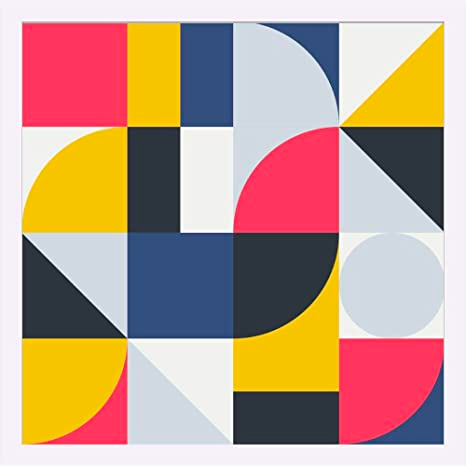
#> input picture images/abs.png, 466 x 466 px
$ python gscolorbook.py
#> lines starting #> are read from the running program, lines starting #| are printed output that depends on the picture; after the words box and inside, x2 and y2 are one past the last pixel; in counts of white or black regions, pixels touching at a corner belong together
import numpy as np
import sys

from PIL import Image
from PIL import ImageFilter
from PIL import ImageFont
from PIL import ImageDraw
from sklearn.cluster import KMeans
from skimage import feature, color

import matplotlib
import matplotlib.pyplot as plt
import matplotlib.gridspec as gridspec

class ColorBook(object):
    def __init__(self, img_path):
#> called with img_path = '../images/abs.png'
        self.img_path = img_path
        self.im = Image.open(img_path)
#> self.im is the input picture: PIL image 466x466 RGBA; mean R, G, B, A 192.4, 159.9, 141.3, 255

        if(self.im.mode != 'RGB'):
            background = Image.new("RGB", self.im.size, (255, 255, 255))
#> background: PIL image 466x466 RGB; every value is 255
            background.paste(self.im, mask=self.im.split()[3]) # 3 is the alpha channel
            self.im = background

        self.ypix, self.xpix = self.im.size
#> self.ypix = 466; self.xpix = 466
        # call pre-blur function here
        self.preblur()

        self.raw_img = np.asarray(self.im)
        self.color_centroids = 5
        # call normalize image function here


        print("Raw image <%s> read in:"%(self.img_path))
        print("Pixels (width=%d x height=%d):"%(self.xpix, self.ypix))
        print("Image Mode = ", self.im.mode)

        self.normalize()

    def preblur(self):
        blur=max(self.xpix,self.ypix)/500
#> blur = 0.932
        self.im = self.im.filter(ImageFilter.GaussianBlur(blur))
#> self.im: PIL image 466x466 RGB
#| Pixels (width=466 x height=466):
#| Image Mode =  RGB

    def normalize(self):
        self.max_depth = np.max(np.max(np.max(self.raw_img)))
#> self.max_depth = 255
        self.scaled_img = self.raw_img/self.max_depth
        self.flattened = np.reshape(self.scaled_img, (self.xpix*self.ypix,3))
        # cv.imwrite("normalized.png", self.img)

    def perform_kmeans(self):
        self.init_centroids = np.array([[k/self.color_centroids,
                                         k/self.color_centroids,
                                         k/self.color_centroids]
                                        for k in range(self.color_centroids)],
                                         dtype = 'float32')
        # print(self.init_centroids)
        self.kmeans = KMeans(n_clusters=self.color_centroids, init='k-means++',
                             max_iter=10, n_init=3)
        self.cluster_indices=self.kmeans.fit_predict(self.flattened)
        # print(self.cluster_indices)
        self.cluster_centers=self.kmeans.cluster_centers_
        # print(self.cluster_centers)

        self.quantize_image()
#| (466, 466)
#| (217156, 3)
        self.img_final = np.reshape(self.colorized,(self.xpix, self.ypix, 3))
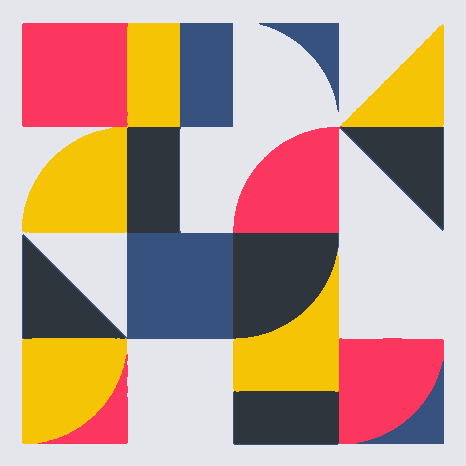
#> self.img_final: shape (466, 466, 3); mean of channels 0, 1, 2 191.6, 159.5, 140.8; drawn as R, G, B
#| (466, 466)
#| (217156, 3)
        im = Image.fromarray(self.img_final)

        # draw = ImageDraw.Draw(im)
        # font = ImageFont.truetype('/home/gsethi2409/Personal-Projects/image-processing/GsColorbook/Aaargh.ttf', 16)
        # draw.text((0,0), "lalalalalala", (255,0,0), font = font)

        im.save("colorized.png")

        # print(self.cluster_centers)
        # print(self.cluster_indices)

    def quantize_image(self):
        self.colorized = np.zeros(np.shape(self.flattened),dtype='uint8')
        # draw = ImageDraw.Draw(Image.fromarray(self.colorized))
        # font = ImageFont.truetype('/home/gsethi2409/Personal-Projects/image-processing/GsColorbook/Aaargh.ttf', 16)

        print(self.im.size)
        print(self.flattened.shape)

        for i, pixel in enumerate(self.flattened):
            # print(i, ' : ', pixel)
            cluster_index = self.cluster_indices[i]
            # print(cluster_index)
            center = np.array(self.cluster_centers[cluster_index]*255,
                              dtype='uint8')
            # print(center)
            self.colorized[i] = center
            # draw.text((pixel[0],pixel[1]), "lalalalalala", fill='blue', font = font)

    def outline_img(self):

        sigma=0.1

        edges_r = feature.canny(self.img_final[:,:,0],sigma=sigma)
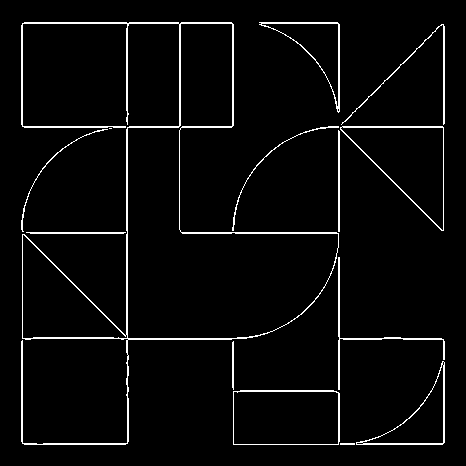
#> edges_r: shape (466, 466) bool; 3.5% white in thin lines or dots, all inside (x1, y1, x2, y2) = (21, 22, 445, 445)
        edges_g = feature.canny(self.img_final[:,:,1],sigma=sigma)
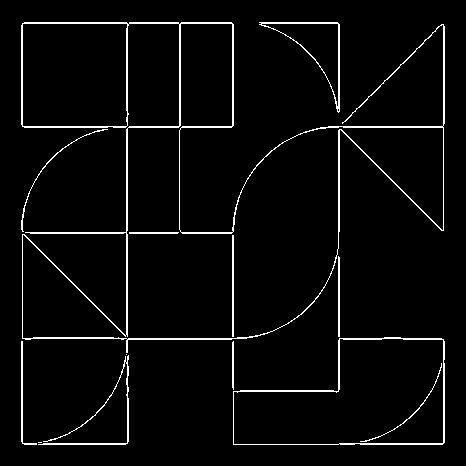
#> edges_g: shape (466, 466) bool; 3.6% white in thin lines or dots, all inside (x1, y1, x2, y2) = (21, 22, 445, 445)
        edges_b = feature.canny(self.img_final[:,:,2],sigma=sigma)
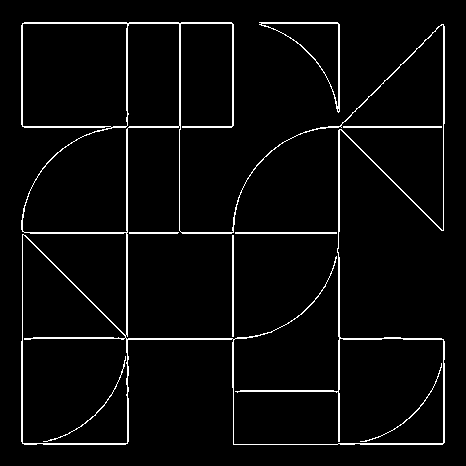
#> edges_b: shape (466, 466) bool; 3.8% white in thin lines or dots, all inside (x1, y1, x2, y2) = (21, 22, 445, 445)

        final_edges = np.logical_or(edges_r, edges_g)
        final_edges = np.logical_or(final_edges, edges_b)
        final_edges = np.array(np.logical_not(final_edges)*self.max_depth,
                               dtype = 'uint8')

        final_edges[:,0] = 0
        final_edges[:,np.shape(final_edges)[1]-1] = 0
        final_edges[0,:] = 0
        final_edges[np.shape(final_edges)[0]-1,:] = 0
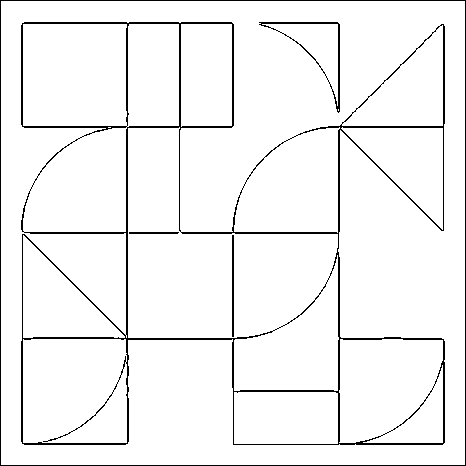
#> final_edges: shape (466, 466); 95.4% white; black in thin lines or dots

        towrite = Image.fromarray(final_edges)
        towrite.save("outlined.png")

        # generates palatte
        curr_fig=0
        plt.figure(curr_fig,figsize=(7,0.6))
        gs = gridspec.GridSpec(1,self.color_centroids)
        gs.update(left=0.09, right=0.95, top=0.95, bottom=0.15,wspace=0.3)
        for i in range(self.color_centroids):
            ax = plt.subplot(gs[i])
            xlim=ax.get_xlim()
            ylim=ax.get_ylim()
            ax.fill_between(xlim,[ylim[0],ylim[0]],[ylim[1],ylim[1]],color=self.cluster_centers[i])

            ax.xaxis.set_major_formatter(plt.NullFormatter())
            ax.yaxis.set_major_formatter(plt.NullFormatter())
        plt.savefig("palette.png")
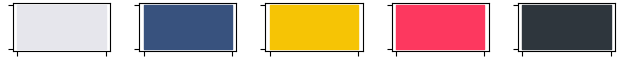
#> figure drawn by matplotlib, 5 panels
        plt.close()


if __name__ == "__main__":
    colorbook = ColorBook("../images/abs.png")
    colorbook.perform_kmeans()
    colorbook.quantize_image()
    colorbook.outline_img()

$ run again, with images/fisher.png copied over images/abs.png
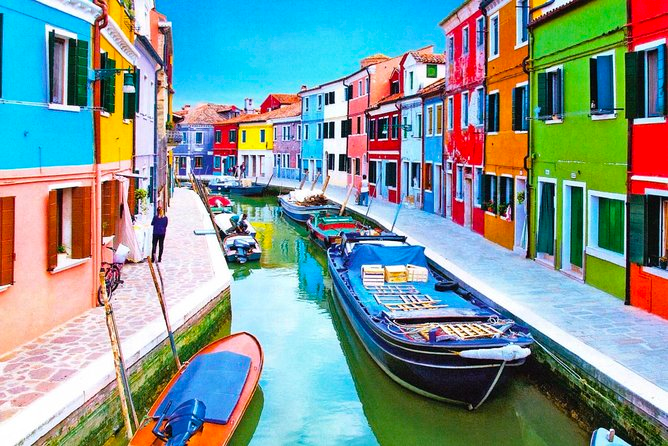
#> input picture images/fisher.png, 668 x 446 px
#> in __init__, self.im is the input picture: PIL image 668x446 RGBA; mean R, G, B, A 127.2, 150.3, 147.4, 255
#> self.im: PIL image 668x446 RGB
#| Pixels (width=446 x height=668):
#| Image Mode =  RGB
#> self.max_depth = 255
#| (668, 446)
#| (297928, 3)
#> the loop in quantize_image, `for i, pixel in enumerate(self.flattened): # print(i, ' : ', pixel)` made 297928 passes
#> (pixel, cluster_index, center) on passes 1 to 3: ([0, 0.784, 0.98], 2, [28, 183, 237]), ([0, 0.788, 0.984], 2, [28, 183, 237]), ([0, 0.784, 0.984], 2, [28, 183, 237])
#| (668, 446)
#| (297928, 3)
#> the loop in quantize_image (call 2), `for i, pixel in enumerate(self.flattened): # print(i, ' : ', pixel)` made 297928 passes
#> in outline_img, `edges_r = feature.canny(self.img_final[:,:,0],sigma=sigma)`:
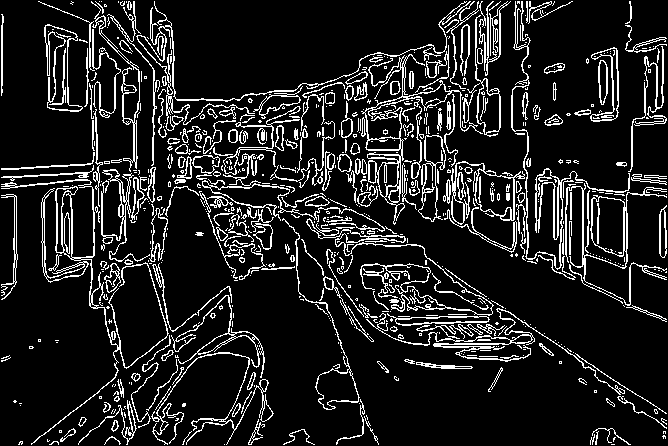
#> edges_r: shape (446, 668) bool; 12.7% white in thin lines or dots
#> edges_g: shape (446, 668) bool; 12.5% white in thin lines or dots
#> edges_b: shape (446, 668) bool; 12% white in thin lines or dots
#> in outline_img, `final_edges[np.shape(final_edges)[0]-1,:] = 0`:
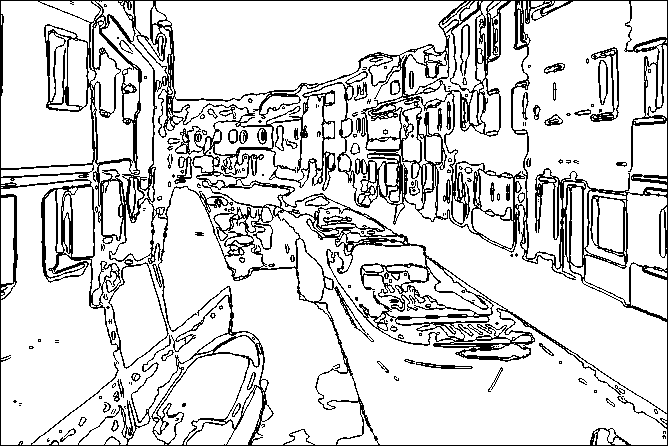
#> final_edges: shape (446, 668); 84.4% white; black in thin lines or dots

$ run again, with images/fisher2.png copied over images/abs.png
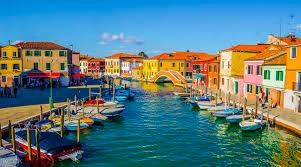
#> input picture images/fisher2.png, 301 x 167 px
#> in __init__, self.im is the input picture: PIL image 301x167 RGBA; mean R, G, B, A 89.5, 124.4, 127.5, 255
#> self.im: PIL image 301x167 RGB
#| Pixels (width=167 x height=301):
#| Image Mode =  RGB
#> self.max_depth = 255
#| (301, 167)
#| (50267, 3)
#> the loop in quantize_image, `for i, pixel in enumerate(self.flattened): # print(i, ' : ', pixel)` made 50267 passes
#> pixel on passes 1 to 3: [0, 0.514, 0.839], [0, 0.514, 0.839], [0, 0.514, 0.839]
#| (301, 167)
#| (50267, 3)
#> the loop in quantize_image (call 2), `for i, pixel in enumerate(self.flattened): # print(i, ' : ', pixel)` made 50267 passes
#> in outline_img, `edges_r = feature.canny(self.img_final[:,:,0],sigma=sigma)`:
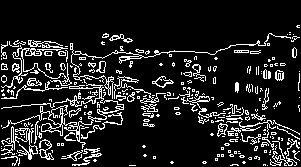
#> edges_r: shape (167, 301) bool; 13.2% white in thin lines or dots, all inside (x1, y1, x2, y2) = (1, 25, 300, 166)
#> edges_g: shape (167, 301) bool; 17.2% white in thin lines or dots, all inside (x1, y1, x2, y2) = (1, 35, 300, 166)
#> in outline_img, `final_edges[np.shape(final_edges)[0]-1,:] = 0`:
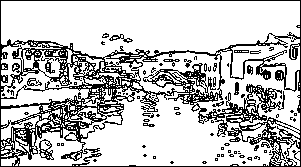
#> final_edges: shape (167, 301); 75.5% white; black in thin lines or dots
